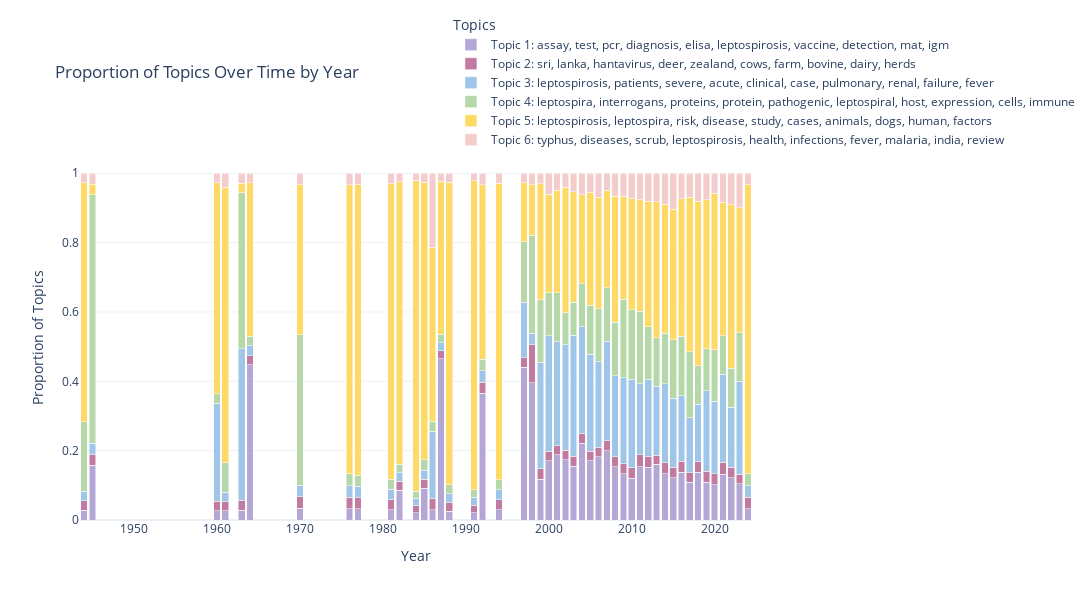

The notebook cell saved with this chart:
### Code cell
"""
Plots
"""
# Group the topic distribution by year and calculate the total number of articles per topic per year
articles_df['Year'] = articles_df['Year'].astype(int)

topic_by_year = pd.DataFrame(topic_distribution, columns=[f'Topic {i+1}' for i in range(lda.n_components)])
topic_by_year['Year'] = articles_df['Year']
topic_by_year_count = topic_by_year.groupby('Year').sum()  # Total number of articles for each topic per year
topic_by_year_proportion = topic_by_year.groupby('Year').mean()  # Average proportion of topics per year

# Extracting the top words for each topic
feature_names = tfidf_vectorizer.get_feature_names_out()
topic_words = []
for topic_idx, topic in enumerate(lda.components_):
    top_words_idx = topic.argsort()[:-11:-1]  # Get top 10 words for each topic
    top_words = [feature_names[i] for i in top_words_idx]
    topic_words.append(top_words)

# Topic summaries (short descriptions based on top words)
topic_summaries = {}
for i, words in enumerate(topic_words):
    summary = f"Topic {i+1}: " + ", ".join(words)  # Create summary from top 10 words
    topic_summaries[i] = summary
    print(summary)


""" 1. Line Plot: Number of articles for each topic by year """

# Muted/soft colors for the line plot
color_sequence = [
    '#b4a7d6',  # Light Purple
    '#c27ba0',  # Greige (Grayish Beige)
    '#9fc5e8',  # Light Blue
    '#b6d7a8',  # Light Green
    '#ffd966',  # Dark Yellow
    '#f4cccc',  # Light Pink
    '#ce7e00',  # Dark Brown
    '#d9d9d6',  # Light Gray
    '#444444',  # Dark Gray
    '#a52a2a',  # Brown
]

# Ensure color_sequence matches the number of topics by repeating or trimming the list
color_sequence = (color_sequence * (lda.n_components // len(color_sequence) + 1))[:lda.n_components]

plt.figure(figsize=(12, 6))
for i, col in enumerate(topic_by_year_count.columns):
    plt.plot(topic_by_year_count.index, topic_by_year_count[col], label=topic_summaries[i], color=color_sequence[i], marker='o')

plt.title('Number of Articles by Topic Over Time')
plt.xlabel('Year')
plt.ylabel('Number of Articles')
plt.xticks(ticks=topic_by_year_count.index, rotation=90)
plt.grid(True)
plt.tight_layout()
plt.legend(title='Topics', bbox_to_anchor=(1.05, 1), loc='upper left')
plt.show()

print(topic_by_year_count)

""" Stacked Bar Plot: Proportion of topics by year """

fig = px.bar(
    topic_by_year_proportion,
    x=topic_by_year_proportion.index,
    y=topic_by_year_proportion.columns,
    labels={"x": "Year", "value": "Proportion of Topics", "variable": "Topics"},
    title="Proportion of Topics Over Time by Year",
    template="plotly_white",
    color_discrete_sequence=color_sequence  # Apply the custom muted color sequence directly
)

# Update the hover info to show the topic summary on hover
for i, col in enumerate(topic_by_year_proportion.columns):
    fig.data[i].name = topic_summaries[i]  # Assign topic summaries as hover labels

# Customize layout
fig.update_layout(
    xaxis_title="Year",
    yaxis_title="Proportion of Topics",
    barmode='stack',
    hovermode='x unified',
    width=1200,
    height=600,
    legend=dict(
      yanchor='bottom',
      xanchor='center'
  )
)

fig.show()

### Figure 1 — Plotly figure (JSON) as saved in the notebook; plotly's stock layout.template omitted (floating-point values rounded to 4 significant figures)
{"data": [{"alignmentgroup": "True", "hovertemplate": "Topics=Topic 1<br>Year=%{x}<br>Proportion of Topics=%{y}<extra></extra>", "legendgroup": "Topic 1", "marker": {"color": "#b4a7d6", "pattern": {"shape": ""}}, "name": "Topic 1: assay, test, pcr, diagnosis, elisa, leptospirosis, vaccine, detection, mat, igm", "offsetgroup": "Topic 1", "orientation": "v", "showlegend": true, "textposition": "auto", "type": "bar", "x": [1944, 1945, 1960, 1961, 1963, 1964, 1970, 1976, 1977, 1981, 1982, 1984, 1985, 1986, 1987, 1988, 1991, 1992, 1994, 1997, 1998, 1999, 2000, 2001, 2002, 2003, 2004, 2005, 2006, 2007, 2008, 2009, 2010, 2011, 2012, 2013, 2014, 2015, 2016, 2017, 2018, 2019, 2020, 2021, 2022, 2023, 2024], "xaxis": "x", "y": [0.02781, 0.1577, 0.02706, 0.02676, 0.02829, 0.4471, 0.03336, 0.03318, 0.03206, 0.0295, 0.08645, 0.0209, 0.09215, 0.03027, 0.4648, 0.0253, 0.02137, 0.3652, 0.02913, 0.4407, 0.3958, 0.1178, 0.1713, 0.1877, 0.1741, 0.1557, 0.2209, 0.1716, 0.182, 0.1994, 0.154, 0.134, 0.1205, 0.153, 0.1518, 0.1606, 0.1338, 0.1222, 0.1381, 0.1093, 0.1377, 0.1087, 0.1014, 0.1316, 0.1219, 0.1041, 0.03298], "yaxis": "y"}, {"alignmentgroup": "True", "hovertemplate": "Topics=Topic 2<br>Year=%{x}<br>Proportion of Topics=%{y}<extra></extra>", "legendgroup": "Topic 2", "marker": {"color": "#c27ba0", "pattern": {"shape": ""}}, "name": "Topic 2: sri, lanka, hantavirus, deer, zealand, cows, farm, bovine, dairy, herds", "offsetgroup": "Topic 2", "orientation": "v", "showlegend": true, "textposition": "auto", "type": "bar", "x": [1944, 1945, 1960, 1961, 1963, 1964, 1970, 1976, 1977, 1981, 1982, 1984, 1985, 1986, 1987, 1988, 1991, 1992, 1994, 1997, 1998, 1999, 2000, 2001, 2002, 2003, 2004, 2005, 2006, 2007, 2008, 2009, 2010, 2011, 2012, 2013, 2014, 2015, 2016, 2017, 2018, 2019, 2020, 2021, 2022, 2023, 2024], "xaxis": "x", "y": [0.02752, 0.03095, 0.0267, 0.0266, 0.0281, 0.02717, 0.03301, 0.03299, 0.03274, 0.02939, 0.02508, 0.02048, 0.02553, 0.03037, 0.02328, 0.02513, 0.02104, 0.03233, 0.02893, 0.02676, 0.1089, 0.0298, 0.02739, 0.02634, 0.02723, 0.02835, 0.02826, 0.02735, 0.02723, 0.02877, 0.02845, 0.02861, 0.0323, 0.03588, 0.03038, 0.02673, 0.03059, 0.03022, 0.03192, 0.02653, 0.03033, 0.03158, 0.03161, 0.03556, 0.02975, 0.02814, 0.03266], "yaxis": "y"}, {"alignmentgroup": "True", "hovertemplate": "Topics=Topic 3<br>Year=%{x}<br>Proportion of Topics=%{y}<extra></extra>", "legendgroup": "Topic 3", "marker": {"color": "#9fc5e8", "pattern": {"shape": ""}}, "name": "Topic 3: leptospirosis, patients, severe, acute, clinical, case, pulmonary, renal, failure, fever", "offsetgroup": "Topic 3", "orientation": "v", "showlegend": true, "textposition": "auto", "type": "bar", "x": [1944, 1945, 1960, 1961, 1963, 1964, 1970, 1976, 1977, 1981, 1982, 1984, 1985, 1986, 1987, 1988, 1991, 1992, 1994, 1997, 1998, 1999, 2000, 2001, 2002, 2003, 2004, 2005, 2006, 2007, 2008, 2009, 2010, 2011, 2012, 2013, 2014, 2015, 2016, 2017, 2018, 2019, 2020, 2021, 2022, 2023, 2024], "xaxis": "x", "y": [0.02809, 0.03218, 0.2828, 0.02701, 0.4368, 0.02775, 0.03405, 0.03324, 0.03194, 0.02971, 0.02498, 0.02071, 0.02619, 0.1946, 0.02345, 0.02537, 0.02392, 0.03288, 0.02923, 0.161, 0.03323, 0.3074, 0.3324, 0.3007, 0.3041, 0.349, 0.3089, 0.2788, 0.2473, 0.2876, 0.2333, 0.2482, 0.2533, 0.2048, 0.2241, 0.1987, 0.2292, 0.1985, 0.1884, 0.1587, 0.1664, 0.2319, 0.2093, 0.2528, 0.1738, 0.2675, 0.03383], "yaxis": "y"}, {"alignmentgroup": "True", "hovertemplate": "Topics=Topic 4<br>Year=%{x}<br>Proportion of Topics=%{y}<extra></extra>", "legendgroup": "Topic 4", "marker": {"color": "#b6d7a8", "pattern": {"shape": ""}}, "name": "Topic 4: leptospira, interrogans, proteins, protein, pathogenic, leptospiral, host, expression, cells, immune", "offsetgroup": "Topic 4", "orientation": "v", "showlegend": true, "textposition": "auto", "type": "bar", "x": [1944, 1945, 1960, 1961, 1963, 1964, 1970, 1976, 1977, 1981, 1982, 1984, 1985, 1986, 1987, 1988, 1991, 1992, 1994, 1997, 1998, 1999, 2000, 2001, 2002, 2003, 2004, 2005, 2006, 2007, 2008, 2009, 2010, 2011, 2012, 2013, 2014, 2015, 2016, 2017, 2018, 2019, 2020, 2021, 2022, 2023, 2024], "xaxis": "x", "y": [0.1993, 0.7168, 0.02688, 0.08533, 0.4502, 0.0274, 0.4343, 0.03354, 0.03184, 0.02947, 0.02489, 0.02099, 0.03025, 0.03018, 0.02361, 0.02524, 0.02122, 0.0326, 0.02914, 0.1737, 0.2834, 0.1802, 0.1241, 0.1412, 0.09263, 0.09474, 0.1236, 0.1421, 0.1527, 0.1538, 0.1551, 0.2253, 0.2005, 0.2083, 0.1504, 0.1401, 0.1446, 0.1686, 0.1713, 0.1912, 0.1099, 0.1212, 0.1494, 0.1113, 0.1124, 0.1405, 0.03422], "yaxis": "y"}, {"alignmentgroup": "True", "hovertemplate": "Topics=Topic 5<br>Year=%{x}<br>Proportion of Topics=%{y}<extra></extra>", "legendgroup": "Topic 5", "marker": {"color": "#ffd966", "pattern": {"shape": ""}}, "name": "Topic 5: leptospirosis, leptospira, risk, disease, study, cases, animals, dogs, human, factors", "offsetgroup": "Topic 5", "orientation": "v", "showlegend": true, "textposition": "auto", "type": "bar", "x": [1944, 1945, 1960, 1961, 1963, 1964, 1970, 1976, 1977, 1981, 1982, 1984, 1985, 1986, 1987, 1988, 1991, 1992, 1994, 1997, 1998, 1999, 2000, 2001, 2002, 2003, 2004, 2005, 2006, 2007, 2008, 2009, 2010, 2011, 2012, 2013, 2014, 2015, 2016, 2017, 2018, 2019, 2020, 2021, 2022, 2023, 2024], "xaxis": "x", "y": [0.6897, 0.03125, 0.6097, 0.7944, 0.02835, 0.4434, 0.4322, 0.834, 0.8396, 0.8524, 0.8137, 0.8964, 0.8003, 0.5005, 0.4415, 0.8737, 0.8914, 0.5045, 0.8545, 0.1708, 0.1452, 0.3348, 0.2844, 0.295, 0.3621, 0.319, 0.2564, 0.3258, 0.3212, 0.281, 0.3632, 0.2977, 0.3201, 0.3217, 0.3632, 0.3923, 0.3726, 0.3766, 0.3974, 0.445, 0.4754, 0.4303, 0.4514, 0.3855, 0.4709, 0.3607, 0.8335], "yaxis": "y"}, {"alignmentgroup": "True", "hovertemplate": "Topics=Topic 6<br>Year=%{x}<br>Proportion of Topics=%{y}<extra></extra>", "legendgroup": "Topic 6", "marker": {"color": "#f4cccc", "pattern": {"shape": ""}}, "name": "Topic 6: typhus, diseases, scrub, leptospirosis, health, infections, fever, malaria, india, review", "offsetgroup": "Topic 6", "orientation": "v", "showlegend": true, "textposition": "auto", "type": "bar", "x": [1944, 1945, 1960, 1961, 1963, 1964, 1970, 1976, 1977, 1981, 1982, 1984, 1985, 1986, 1987, 1988, 1991, 1992, 1994, 1997, 1998, 1999, 2000, 2001, 2002, 2003, 2004, 2005, 2006, 2007, 2008, 2009, 2010, 2011, 2012, 2013, 2014, 2015, 2016, 2017, 2018, 2019, 2020, 2021, 2022, 2023, 2024], "xaxis": "x", "y": [0.02763, 0.0311, 0.02692, 0.03986, 0.02822, 0.02721, 0.03315, 0.03309, 0.03184, 0.02955, 0.02488, 0.02047, 0.02555, 0.2141, 0.02334, 0.0253, 0.02106, 0.03246, 0.02905, 0.02706, 0.03332, 0.02997, 0.06043, 0.04908, 0.03982, 0.05319, 0.062, 0.05435, 0.06958, 0.04932, 0.06597, 0.06616, 0.07334, 0.07638, 0.08013, 0.08157, 0.08919, 0.1038, 0.07285, 0.06922, 0.08021, 0.07633, 0.05697, 0.08321, 0.09124, 0.09904, 0.03276], "yaxis": "y"}], "layout": {"barmode": "stack", "height": 600, "hovermode": "x unified", "legend": {"title": {"text": "Topics"}, "tracegroupgap": 0, "xanchor": "center", "yanchor": "bottom"}, "title": {"text": "Proportion of Topics Over Time by Year"}, "width": 1200, "xaxis": {"anchor": "y", "domain": [0, 1], "title": {"text": "Year"}}, "yaxis": {"anchor": "x", "domain": [0, 1], "title": {"text": "Proportion of Topics"}}}}
